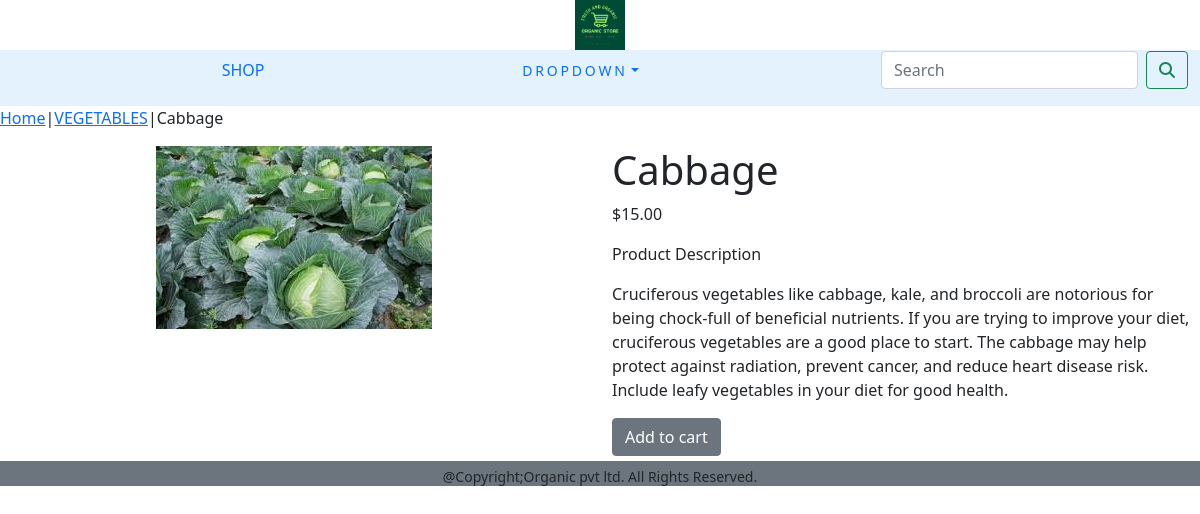
The app's page /shop/vegetables/cabbage/ with its own data.
### shopping/models.py (models this page shows, shortened)
class Product(models.Model):
    name = models.CharField(max_length=250, unique=True)
    slug = models.SlugField(max_length=250, unique=True)
    description = models.TextField(blank=True)
    price = models.DecimalField(max_digits=10, decimal_places=2)
    category = models.ForeignKey(Category, on_delete=models.CASCADE)
    image = models.ImageField(upload_to='Product', blank=True)
    stock = models.IntegerField()
    available = models.BooleanField(default=True)
    created = models.DateTimeField(auto_now_add=True)
    updated = models.DateTimeField(auto_now=True)
    class Meta:
        ordering = ('name',)
        verbose_name = 'Product'
        verbose_name_plural = 'Products'

class Category(models.Model):
    name = models.CharField(max_length=250, unique=True)
    slug = models.SlugField(max_length=250, unique=True)
    description = models.TextField(blank=True)
    image = models.ImageField(upload_to='Category', blank=True)
    class Meta:
        ordering = ('name',)
        verbose_name = 'Category'
        verbose_name_plural = 'Categories'
    def get_url(self):
        return reverse('shopping:products_by_category', args=[self.slug])
    def __str__(self):
        return '{}'.format(self.name)

### shopping/views.py (the view)
# urls.py: path('<slug:c_slug>/<slug:product_slug>/', views.proDetail, name='prodcatDetail'),
def proDetail(request, c_slug, product_slug):
    try:
        product = Product.objects.get(category__slug=c_slug, slug=product_slug)
    except Exception as e:
        raise e
    return render(request, 'product.html', {'product': product})

### cart/context_processors.py (called while the page is built)
def counter(request):
    item_count=0
    if 'admin' in request.path:
        return {}
    else:
        try:
            cart=Cart.objects.filter(cart_id = _Cart_id(request))
            cart_items=CartItem.objects.all().filter(cart=cart[:1])
            for cart_item in cart_items:
                item_count += cart_item.quantity
        except cart.DoesNotExist:
            item_count=0
    return dict(item_count=item_count)

### cart/views.py (called while the page is built)
def _Cart_id(request):
    cart=request.session.session_key
    if not cart:
        cart= request.session.create()
    return cart

### shopping/context_processors.py (called while the page is built)
def menu_links(request):
    links = Category.objects.all()
    return dict(links=links)

### templates/product.html (shortened to what this page needs)
{% extends 'base.html' %}
{% load static %}
{% block content %}
<div class="row my_prod_row_class">
    <div class="mx_auto">
        <p><a href="{% url 'shopping:allprodcat' %}">Home</a>|<a href="{{product.category.get_url}}">{{product.category}}</a>|{{product.name}} </p>
    </div>
        <div class="container">
                <div class="row">
                    <div class="col-6 col-sm-6 col-md-6 col-lg-6 text-center">
                        <div style="min-width:18rem">
                          <img src="{{product.image.url}}" alt="{{product.name}}">
                        </div>
                    </div>
                    <div class="col-6 col-sm-6 col-md-6 col-lg-6">
                       <h1 class="my_prod_title">{{product.name}}</h1>
                       <p>${{product.price}}</p>
                       <p class="my_title"> Product Description </p>
                       <p class="text-justify my_prod_text">{{product.description}}</p>
                         {% if product.Stock  <= 0 %}
                             <p class="text-justify my_prod_text"><b>Out Of stock</b></p>
                         {% else %}
                            <div style="padding-bottom:5px;"><a class="btn btn-secondary" href="{% url 'cart:add_cart' product.id %}">Add to cart</a></div>
                         {% endif %}
                    </div>
                </div>
        </div>
</div>
{% endblock %}

### static/css/custom.css (style rules this page uses)
body { font-family:'Roboto', sans-serif; }

### records on screen
Product: category "VEGETABLES", name "Cabbage", image (picture), price "15.00", description "Cruciferous vegetables like cabbage, kale, and broccoli are notorious for being chock-full of beneficial nutrients. If you are trying to improve your diet, cruciferous vegetables are a good place to start. The cabbage may help protect against radiation, prevent cancer, and reduce heart disease risk. Include leafy vegetables in your diet for good health."
